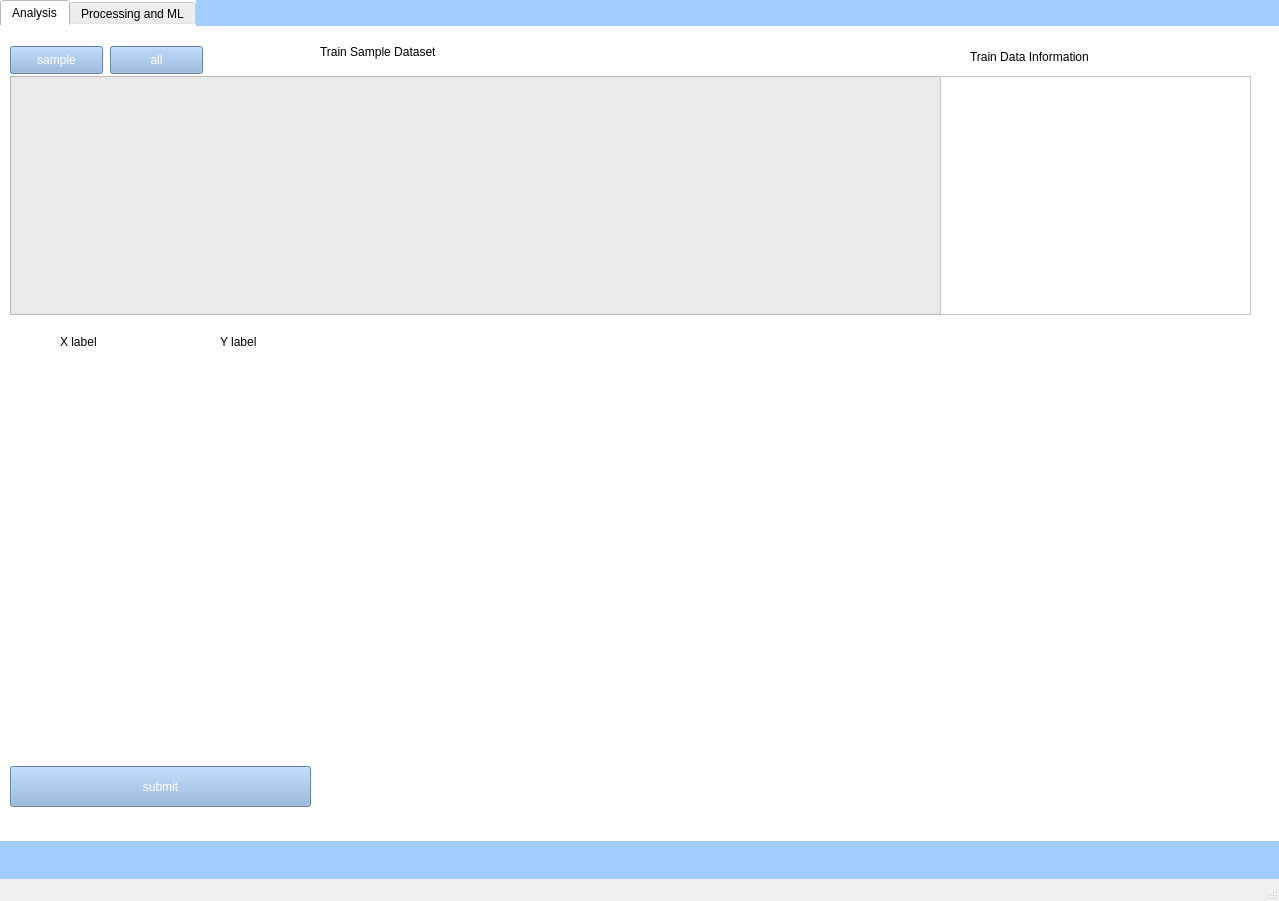
<?xml version="1.0" encoding="UTF-8"?>
<ui version="4.0">
 <class>MainWindow</class>
 <widget class="QMainWindow" name="MainWindow">
  <property name="geometry">
   <rect>
    <x>0</x>
    <y>0</y>
    <width>1279</width>
    <height>901</height>
   </rect>
  </property>
  <property name="windowTitle">
   <string>MainWindow</string>
  </property>
  <widget class="QWidget" name="centralwidget">
   <property name="styleSheet">
    <string notr="true">background-color: rgb(161, 205, 255);</string>
   </property>
   <widget class="QTabWidget" name="tabWidget">
    <property name="geometry">
     <rect>
      <x>0</x>
      <y>0</y>
      <width>1281</width>
      <height>841</height>
     </rect>
    </property>
    <property name="styleSheet">
     <string notr="true">background-color: rgb(255, 255, 255);
border-top-color: rgb(139, 177, 221);
font: 75 9pt &quot;Comic Sans MS&quot;;</string>
    </property>
    <property name="currentIndex">
     <number>0</number>
    </property>
    <widget class="QWidget" name="analyze">
     <attribute name="title">
      <string>Analysis</string>
     </attribute>
     <widget class="QTableWidget" name="tab1_df">
      <property name="geometry">
       <rect>
        <x>10</x>
        <y>50</y>
        <width>931</width>
        <height>239</height>
       </rect>
      </property>
      <property name="tabletTracking">
       <bool>false</bool>
      </property>
      <property name="styleSheet">
       <string notr="true">background-color: rgb(234, 234, 234);
border-top-color: rgb(139, 177, 221);
font: 75 9pt &quot;Comic Sans MS&quot;;</string>
      </property>
     </widget>
     <widget class="QTextBrowser" name="train_info">
      <property name="geometry">
       <rect>
        <x>940</x>
        <y>50</y>
        <width>311</width>
        <height>239</height>
       </rect>
      </property>
      <property name="styleSheet">
       <string notr="true">font: 75 9pt &quot;Comic Sans MS&quot;;</string>
      </property>
     </widget>
     <widget class="QLabel" name="label">
      <property name="geometry">
       <rect>
        <x>320</x>
        <y>10</y>
        <width>291</width>
        <height>31</height>
       </rect>
      </property>
      <property name="styleSheet">
       <string notr="true">font: 75 16pt &quot;Comic Sans MS&quot;;</string>
      </property>
      <property name="text">
       <string>Train Sample Dataset</string>
      </property>
     </widget>
     <widget class="QLabel" name="label_2">
      <property name="geometry">
       <rect>
        <x>970</x>
        <y>20</y>
        <width>261</width>
        <height>21</height>
       </rect>
      </property>
      <property name="styleSheet">
       <string notr="true">font: 75 13pt &quot;Comic Sans MS&quot;;</string>
      </property>
      <property name="text">
       <string>Train Data Information</string>
      </property>
     </widget>
     <widget class="QLabel" name="Xlabel">
      <property name="geometry">
       <rect>
        <x>60</x>
        <y>300</y>
        <width>71</width>
        <height>31</height>
       </rect>
      </property>
      <property name="styleSheet">
       <string notr="true">font: 75 10pt &quot;Comic Sans MS&quot;;</string>
      </property>
      <property name="text">
       <string>X label</string>
      </property>
     </widget>
     <widget class="QLabel" name="Ylabel">
      <property name="geometry">
       <rect>
        <x>220</x>
        <y>300</y>
        <width>71</width>
        <height>31</height>
       </rect>
      </property>
      <property name="styleSheet">
       <string notr="true">font: 75 10pt &quot;Comic Sans MS&quot;;</string>
      </property>
      <property name="text">
       <string>Y label</string>
      </property>
     </widget>
     <widget class="QPushButton" name="pivot_submit">
      <property name="geometry">
       <rect>
        <x>10</x>
        <y>740</y>
        <width>301</width>
        <height>41</height>
       </rect>
      </property>
      <property name="styleSheet">
       <string notr="true">font: 75 16pt &quot;Comic Sans MS&quot;;
color: rgb(255, 255, 255);
background-color: rgb(139, 177, 221);</string>
      </property>
      <property name="text">
       <string>submit</string>
      </property>
     </widget>
     <widget class="QLabel" name="chart_lbl">
      <property name="geometry">
       <rect>
        <x>400</x>
        <y>300</y>
        <width>841</width>
        <height>451</height>
       </rect>
      </property>
      <property name="text">
       <string/>
      </property>
     </widget>
     <widget class="QWidget" name="verticalLayoutWidget">
      <property name="geometry">
       <rect>
        <x>10</x>
        <y>340</y>
        <width>151</width>
        <height>391</height>
       </rect>
      </property>
      <layout class="QVBoxLayout" name="verticalLayout"/>
     </widget>
     <widget class="QWidget" name="verticalLayoutWidget_2">
      <property name="geometry">
       <rect>
        <x>170</x>
        <y>340</y>
        <width>160</width>
        <height>391</height>
       </rect>
      </property>
      <layout class="QVBoxLayout" name="verticalLayout_2"/>
     </widget>
     <widget class="QPushButton" name="sample_btn">
      <property name="geometry">
       <rect>
        <x>10</x>
        <y>20</y>
        <width>93</width>
        <height>28</height>
       </rect>
      </property>
      <property name="styleSheet">
       <string notr="true">color: rgb(255, 255, 255);
background-color: rgb(139, 177, 221);
font: 75 9pt &quot;Comic Sans MS&quot;;</string>
      </property>
      <property name="text">
       <string>sample</string>
      </property>
     </widget>
     <widget class="QPushButton" name="all_btn">
      <property name="geometry">
       <rect>
        <x>110</x>
        <y>20</y>
        <width>93</width>
        <height>28</height>
       </rect>
      </property>
      <property name="styleSheet">
       <string notr="true">color: rgb(255, 255, 255);
background-color: rgb(139, 177, 221);
font: 75 9pt &quot;Comic Sans MS&quot;;</string>
      </property>
      <property name="text">
       <string>all</string>
      </property>
     </widget>
    </widget>
    <widget class="QWidget" name="tab_2">
     <attribute name="title">
      <string>Processing and ML</string>
     </attribute>
     <widget class="QWidget" name="horizontalLayoutWidget">
      <property name="geometry">
       <rect>
        <x>10</x>
        <y>10</y>
        <width>1241</width>
        <height>80</height>
       </rect>
      </property>
      <layout class="QHBoxLayout" name="horizontalLayout"/>
     </widget>
     <widget class="QPushButton" name="Insert">
      <property name="geometry">
       <rect>
        <x>30</x>
        <y>110</y>
        <width>141</width>
        <height>51</height>
       </rect>
      </property>
      <property name="styleSheet">
       <string notr="true">color: rgb(255, 255, 255);
background-color: rgb(139, 177, 221);
font: 75 9pt &quot;Comic Sans MS&quot;;</string>
      </property>
      <property name="text">
       <string>Insert to null</string>
      </property>
     </widget>
     <widget class="QLabel" name="label_3">
      <property name="geometry">
       <rect>
        <x>180</x>
        <y>130</y>
        <width>31</width>
        <height>21</height>
       </rect>
      </property>
      <property name="styleSheet">
       <string notr="true">font: 75 9pt &quot;Comic Sans MS&quot;;</string>
      </property>
      <property name="text">
       <string>for</string>
      </property>
     </widget>
     <widget class="QComboBox" name="ins_combo">
      <property name="geometry">
       <rect>
        <x>210</x>
        <y>120</y>
        <width>131</width>
        <height>41</height>
       </rect>
      </property>
      <property name="styleSheet">
       <string notr="true">font: 75 9pt &quot;Comic Sans MS&quot;;</string>
      </property>
      <item>
       <property name="text">
        <string>Average</string>
       </property>
      </item>
      <item>
       <property name="text">
        <string>Mode</string>
       </property>
      </item>
      <item>
       <property name="text">
        <string>Middle</string>
       </property>
      </item>
     </widget>
     <widget class="QPushButton" name="del_btn">
      <property name="geometry">
       <rect>
        <x>370</x>
        <y>110</y>
        <width>141</width>
        <height>51</height>
       </rect>
      </property>
      <property name="styleSheet">
       <string notr="true">color: rgb(255, 255, 255);
background-color: rgb(139, 177, 221);
font: 75 9pt &quot;Comic Sans MS&quot;;</string>
      </property>
      <property name="text">
       <string>DEL</string>
      </property>
     </widget>
     <widget class="QPushButton" name="Smoothing">
      <property name="geometry">
       <rect>
        <x>540</x>
        <y>110</y>
        <width>141</width>
        <height>51</height>
       </rect>
      </property>
      <property name="styleSheet">
       <string notr="true">color: rgb(255, 255, 255);
background-color: rgb(139, 177, 221);
font: 75 9pt &quot;Comic Sans MS&quot;;</string>
      </property>
      <property name="text">
       <string>Smoothing</string>
      </property>
     </widget>
     <widget class="QPushButton" name="Sum">
      <property name="geometry">
       <rect>
        <x>890</x>
        <y>110</y>
        <width>151</width>
        <height>51</height>
       </rect>
      </property>
      <property name="styleSheet">
       <string notr="true">color: rgb(255, 255, 255);
background-color: rgb(139, 177, 221);
font: 75 9pt &quot;Comic Sans MS&quot;;</string>
      </property>
      <property name="text">
       <string>Sum</string>
      </property>
     </widget>
     <widget class="QLabel" name="label_4">
      <property name="geometry">
       <rect>
        <x>1060</x>
        <y>130</y>
        <width>21</width>
        <height>16</height>
       </rect>
      </property>
      <property name="text">
       <string>to</string>
      </property>
     </widget>
     <widget class="QTextEdit" name="sum_text">
      <property name="geometry">
       <rect>
        <x>1090</x>
        <y>110</y>
        <width>141</width>
        <height>51</height>
       </rect>
      </property>
      <property name="styleSheet">
       <string notr="true">font: 75 9pt &quot;Comic Sans MS&quot;;</string>
      </property>
     </widget>
     <widget class="Line" name="line">
      <property name="geometry">
       <rect>
        <x>10</x>
        <y>190</y>
        <width>1241</width>
        <height>20</height>
       </rect>
      </property>
      <property name="orientation">
       <enum>Qt::Horizontal</enum>
      </property>
     </widget>
     <widget class="QLabel" name="label_5">
      <property name="geometry">
       <rect>
        <x>570</x>
        <y>210</y>
        <width>131</width>
        <height>21</height>
       </rect>
      </property>
      <property name="styleSheet">
       <string notr="true">font: 75 12pt &quot;Comic Sans MS&quot;;</string>
      </property>
      <property name="text">
       <string>Live Dataset</string>
      </property>
     </widget>
     <widget class="QTableWidget" name="tab2_df">
      <property name="geometry">
       <rect>
        <x>10</x>
        <y>240</y>
        <width>1241</width>
        <height>261</height>
       </rect>
      </property>
      <property name="styleSheet">
       <string notr="true">background-color: rgb(234, 234, 234);
border-top-color: rgb(139, 177, 221);
font: 75 9pt &quot;Comic Sans MS&quot;;</string>
      </property>
     </widget>
     <widget class="QLabel" name="label_6">
      <property name="geometry">
       <rect>
        <x>690</x>
        <y>130</y>
        <width>64</width>
        <height>15</height>
       </rect>
      </property>
      <property name="styleSheet">
       <string notr="true">font: 75 9pt &quot;Comic Sans MS&quot;;</string>
      </property>
      <property name="text">
       <string>for</string>
      </property>
     </widget>
     <widget class="QComboBox" name="smooth_combo">
      <property name="geometry">
       <rect>
        <x>720</x>
        <y>120</y>
        <width>141</width>
        <height>41</height>
       </rect>
      </property>
      <property name="styleSheet">
       <string notr="true">font: 75 9pt &quot;Comic Sans MS&quot;;</string>
      </property>
      <item>
       <property name="text">
        <string>Average</string>
       </property>
      </item>
      <item>
       <property name="text">
        <string>Mode</string>
       </property>
      </item>
      <item>
       <property name="text">
        <string>Median</string>
       </property>
      </item>
     </widget>
     <widget class="QCheckBox" name="KNN">
      <property name="geometry">
       <rect>
        <x>240</x>
        <y>610</y>
        <width>96</width>
        <height>19</height>
       </rect>
      </property>
      <property name="styleSheet">
       <string notr="true">font: 75 12pt &quot;Comic Sans MS&quot;;</string>
      </property>
      <property name="text">
       <string>KNN</string>
      </property>
     </widget>
     <widget class="QCheckBox" name="Decision_Tree">
      <property name="geometry">
       <rect>
        <x>390</x>
        <y>610</y>
        <width>161</width>
        <height>19</height>
       </rect>
      </property>
      <property name="styleSheet">
       <string notr="true">font: 75 12pt &quot;Comic Sans MS&quot;;</string>
      </property>
      <property name="text">
       <string>Decision Tree</string>
      </property>
     </widget>
     <widget class="QCheckBox" name="Random_Forest">
      <property name="geometry">
       <rect>
        <x>570</x>
        <y>610</y>
        <width>171</width>
        <height>21</height>
       </rect>
      </property>
      <property name="styleSheet">
       <string notr="true">font: 75 12pt &quot;Comic Sans MS&quot;;</string>
      </property>
      <property name="text">
       <string>Random Forest</string>
      </property>
     </widget>
     <widget class="QCheckBox" name="Naive_Bayes">
      <property name="geometry">
       <rect>
        <x>820</x>
        <y>610</y>
        <width>141</width>
        <height>19</height>
       </rect>
      </property>
      <property name="styleSheet">
       <string notr="true">font: 75 12pt &quot;Comic Sans MS&quot;;</string>
      </property>
      <property name="text">
       <string>Naive Bayes</string>
      </property>
     </widget>
     <widget class="QCheckBox" name="SVM">
      <property name="geometry">
       <rect>
        <x>980</x>
        <y>610</y>
        <width>96</width>
        <height>19</height>
       </rect>
      </property>
      <property name="styleSheet">
       <string notr="true">font: 75 12pt &quot;Comic Sans MS&quot;;</string>
      </property>
      <property name="text">
       <string>SVM</string>
      </property>
     </widget>
     <widget class="QPushButton" name="ML_submit">
      <property name="geometry">
       <rect>
        <x>1100</x>
        <y>610</y>
        <width>93</width>
        <height>28</height>
       </rect>
      </property>
      <property name="styleSheet">
       <string notr="true">background-color: rgb(234, 234, 234);
font: 75 9pt &quot;Comic Sans MS&quot;;</string>
      </property>
      <property name="text">
       <string>Submit</string>
      </property>
     </widget>
     <widget class="QProgressBar" name="progressBar">
      <property name="enabled">
       <bool>true</bool>
      </property>
      <property name="geometry">
       <rect>
        <x>60</x>
        <y>670</y>
        <width>1131</width>
        <height>23</height>
       </rect>
      </property>
      <property name="mouseTracking">
       <bool>false</bool>
      </property>
      <property name="styleSheet">
       <string notr="true">selection-color: rgb(139, 177, 221);</string>
      </property>
      <property name="value">
       <number>24</number>
      </property>
     </widget>
     <widget class="QLabel" name="Accuracy_best">
      <property name="geometry">
       <rect>
        <x>60</x>
        <y>710</y>
        <width>291</width>
        <height>21</height>
       </rect>
      </property>
      <property name="text">
       <string/>
      </property>
     </widget>
     <widget class="QSpinBox" name="KNN_num">
      <property name="geometry">
       <rect>
        <x>310</x>
        <y>610</y>
        <width>43</width>
        <height>22</height>
       </rect>
      </property>
      <property name="styleSheet">
       <string notr="true">font: 75 9pt &quot;Comic Sans MS&quot;;</string>
      </property>
     </widget>
     <widget class="QSpinBox" name="Random_Forest_num">
      <property name="geometry">
       <rect>
        <x>740</x>
        <y>610</y>
        <width>43</width>
        <height>22</height>
       </rect>
      </property>
      <property name="styleSheet">
       <string notr="true">font: 75 9pt &quot;Comic Sans MS&quot;;</string>
      </property>
     </widget>
     <widget class="QLabel" name="label_7">
      <property name="geometry">
       <rect>
        <x>50</x>
        <y>610</y>
        <width>71</width>
        <height>21</height>
       </rect>
      </property>
      <property name="styleSheet">
       <string notr="true">font: 75 14pt &quot;Comic Sans MS&quot;;</string>
      </property>
      <property name="text">
       <string>K-fold : </string>
      </property>
     </widget>
     <widget class="QSpinBox" name="K_fold">
      <property name="geometry">
       <rect>
        <x>130</x>
        <y>610</y>
        <width>43</width>
        <height>22</height>
       </rect>
      </property>
      <property name="styleSheet">
       <string notr="true">font: 75 9pt &quot;Comic Sans MS&quot;;</string>
      </property>
     </widget>
     <widget class="QLabel" name="label_8">
      <property name="geometry">
       <rect>
        <x>610</x>
        <y>520</y>
        <width>64</width>
        <height>31</height>
       </rect>
      </property>
      <property name="styleSheet">
       <string notr="true">font: 75 10pt &quot;Comic Sans MS&quot;;</string>
      </property>
      <property name="text">
       <string>Target</string>
      </property>
     </widget>
     <widget class="Line" name="line_2">
      <property name="geometry">
       <rect>
        <x>10</x>
        <y>510</y>
        <width>1241</width>
        <height>20</height>
       </rect>
      </property>
      <property name="orientation">
       <enum>Qt::Horizontal</enum>
      </property>
     </widget>
     <widget class="QWidget" name="horizontalLayoutWidget_2">
      <property name="geometry">
       <rect>
        <x>10</x>
        <y>560</y>
        <width>1241</width>
        <height>31</height>
       </rect>
      </property>
      <layout class="QHBoxLayout" name="Target_list"/>
     </widget>
     <widget class="QWidget" name="verticalLayoutWidget_3">
      <property name="geometry">
       <rect>
        <x>380</x>
        <y>710</y>
        <width>81</width>
        <height>21</height>
       </rect>
      </property>
      <layout class="QVBoxLayout" name="others"/>
     </widget>
     <widget class="QWidget" name="horizontalLayoutWidget_3">
      <property name="geometry">
       <rect>
        <x>380</x>
        <y>730</y>
        <width>881</width>
        <height>51</height>
       </rect>
      </property>
      <layout class="QHBoxLayout" name="Accuracy_layout"/>
     </widget>
     <widget class="QLabel" name="classifier_lbl">
      <property name="geometry">
       <rect>
        <x>60</x>
        <y>740</y>
        <width>301</width>
        <height>41</height>
       </rect>
      </property>
      <property name="text">
       <string/>
      </property>
     </widget>
     <widget class="QPushButton" name="live_down_btn">
      <property name="geometry">
       <rect>
        <x>1160</x>
        <y>210</y>
        <width>91</width>
        <height>31</height>
       </rect>
      </property>
      <property name="styleSheet">
       <string notr="true">color: rgb(255, 255, 255);
background-color: rgb(139, 177, 221);
font: 75 9pt &quot;Comic Sans MS&quot;;</string>
      </property>
      <property name="text">
       <string>DownLoad</string>
      </property>
     </widget>
    </widget>
   </widget>
  </widget>
  <widget class="QMenuBar" name="menubar">
   <property name="geometry">
    <rect>
     <x>0</x>
     <y>0</y>
     <width>1279</width>
     <height>26</height>
    </rect>
   </property>
  </widget>
  <widget class="QStatusBar" name="statusbar"/>
 </widget>
 <resources/>
 <connections/>
</ui>
